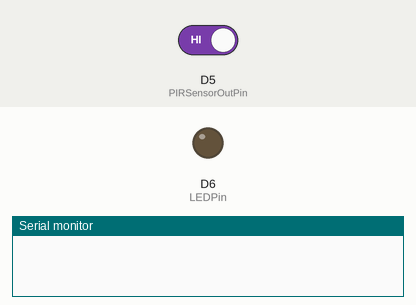
Recording of a sketch running on a simulated ESP8266 (NodeMCU). On the bench: output pins drawn as LEDs (lit = HIGH), the last lines printed to the serial monitor. Inputs (shaded band) come from the test bench; at power-on: D5 (PIRSensorOutPin) HIGH.

Above: at 1.2 s.
1.3 s: D5 (PIRSensorOutPin) driven LOW
At 1.6 s:
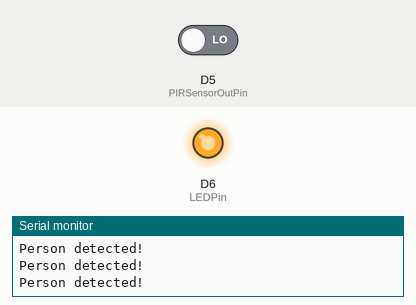
2.8 s: D5 (PIRSensorOutPin) driven HIGH
At 4.2 s:
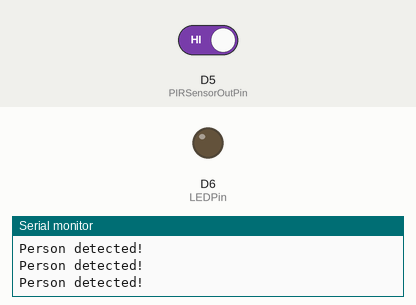
Timing chart, 0 to 5.8 s (numbered marks = the images above; inputs shaded):
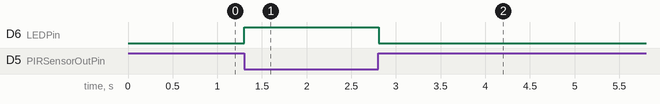

The sketch:

PIRSensorAndLED_sketch.ino
```cpp
 const int PIRSensorOutPin = D5;    //PIR Sensor OUT Pin
 #define LEDPin D6

 void setup() {
    Serial.begin(9600);
    pinMode(PIRSensorOutPin, INPUT);
    pinMode(LEDPin, OUTPUT);
 }
 void loop()
 {
    if (digitalRead(PIRSensorOutPin) == LOW)
    {
      digitalWrite(LEDPin, HIGH);
      Serial.println("Person detected!");    //Print to serial monitor
    }
    else {
      digitalWrite(LEDPin, LOW);
      }
 }
```

Measured:
- after the input at 1.3 s, D6 (LEDPin): LOW → HIGH at once
- after the input at 2.8 s, D6 (LEDPin): HIGH → LOW at once
